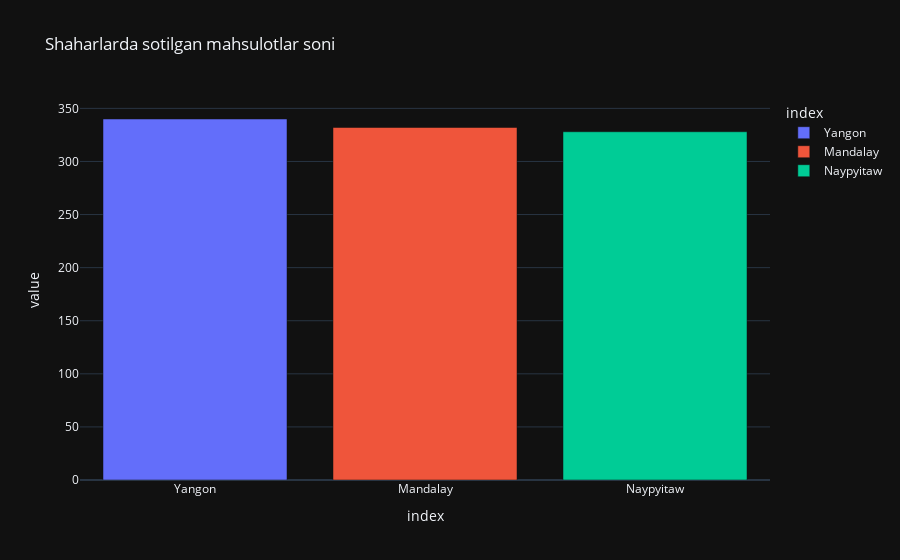

The code cell stored with this chart in its notebook:
### Code cell
city_label = df.City.value_counts()
fig = px.bar(city_label, color=city_label.index, title='Shaharlarda sotilgan mahsulotlar soni')
fig.show()

### Figure 1 — Plotly figure (JSON) as saved in the notebook; plotly's stock layout.template omitted (floating-point values rounded to 4 significant figures)
{"data": [{"alignmentgroup": "True", "hovertemplate": "index=%{x}<br>value=%{y}<extra></extra>", "legendgroup": "Yangon", "marker": {"color": "#636efa", "pattern": {"shape": ""}}, "name": "Yangon", "offsetgroup": "Yangon", "orientation": "v", "showlegend": true, "textposition": "auto", "x": ["Yangon"], "xaxis": "x", "y": [340], "yaxis": "y", "type": "bar"}, {"alignmentgroup": "True", "hovertemplate": "index=%{x}<br>value=%{y}<extra></extra>", "legendgroup": "Mandalay", "marker": {"color": "#EF553B", "pattern": {"shape": ""}}, "name": "Mandalay", "offsetgroup": "Mandalay", "orientation": "v", "showlegend": true, "textposition": "auto", "x": ["Mandalay"], "xaxis": "x", "y": [332], "yaxis": "y", "type": "bar"}, {"alignmentgroup": "True", "hovertemplate": "index=%{x}<br>value=%{y}<extra></extra>", "legendgroup": "Naypyitaw", "marker": {"color": "#00cc96", "pattern": {"shape": ""}}, "name": "Naypyitaw", "offsetgroup": "Naypyitaw", "orientation": "v", "showlegend": true, "textposition": "auto", "x": ["Naypyitaw"], "xaxis": "x", "y": [328], "yaxis": "y", "type": "bar"}], "layout": {"xaxis": {"anchor": "y", "domain": [0.0, 1.0], "title": {"text": "index"}, "categoryorder": "array", "categoryarray": ["Yangon", "Mandalay", "Naypyitaw"]}, "yaxis": {"anchor": "x", "domain": [0.0, 1.0], "title": {"text": "value"}}, "legend": {"title": {"text": "index"}, "tracegroupgap": 0}, "title": {"text": "Shaharlarda sotilgan mahsulotlar soni"}, "barmode": "relative"}}
